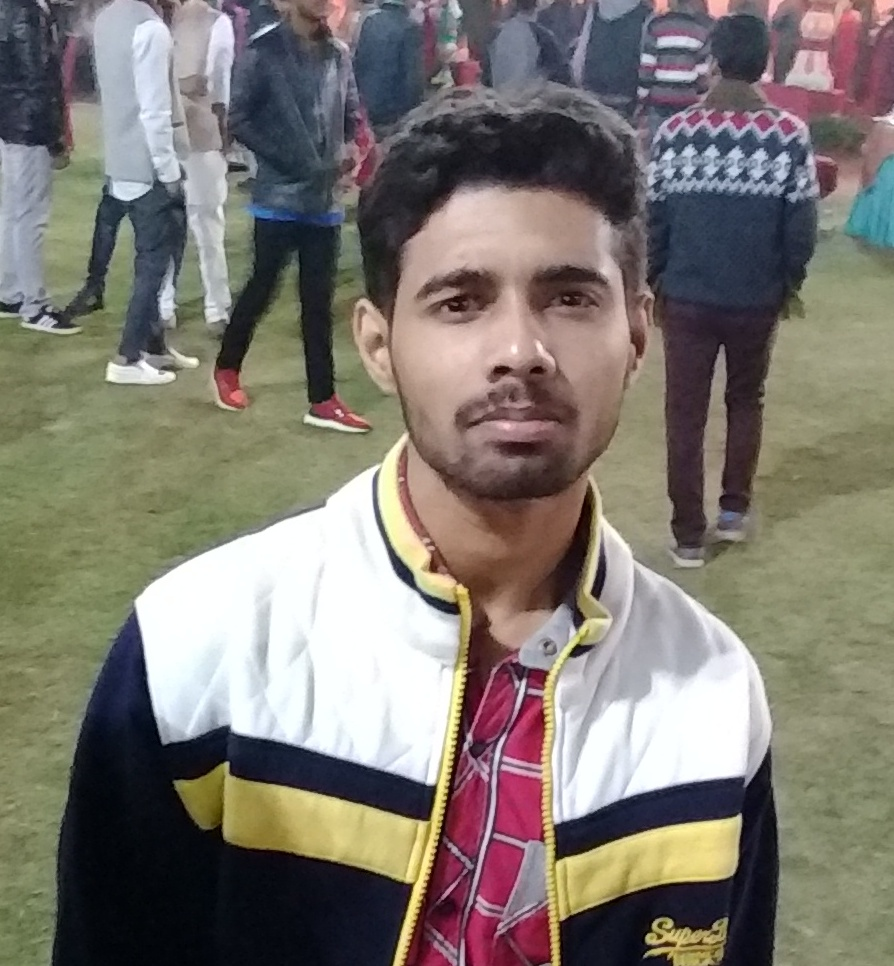
#> input picture Face_detection/image.jpg, 894 x 966 px
$ python Image_facedetection.py   (Python 2 division)
#> lines starting #> are read from the running program, lines starting #| are printed output that depends on the picture
import cv2
import numpy as np
face_cascade= cv2.CascadeClassifier('haarcascade_frontalface_default.xml')

pic= cv2.imread('image.jpg')
#> pic is the input picture: shape (966, 894, 3); mean B, G, R 112.4, 119.8, 125.6
scale_factor=1.3
while 1:
    faces = face_cascade.detectMultiScale(pic, scale_factor, 5)
#> faces = [[357, 176, 322, 322]]

    for(x,y,w,h) in faces:
        cv2.rectangle(pic, (x,y), (x+w,y+h), (255,0,0),2)
        font= cv2.FONT_HERSHEY_SIMPLEX
        cv2.putText(pic, 'abhi', (x,y), font, 2, (255,255,255),2, cv2.LINE_AA)

        print 'Number of Faces found {}'.format(len(faces))
        cv2.imshow('face',pic)
        k= cv2.waitKey(30)& 0xff
        if k==2:
            break
#> this loop made 1 pass; (key Esc is pressed on pass 1)
#> (x, y, w, h, font) on pass 1: (357, 176, 322, 322, 0)
#| Number of Faces found 1
#> pass 1, `cv2.imshow('face',pic)`:
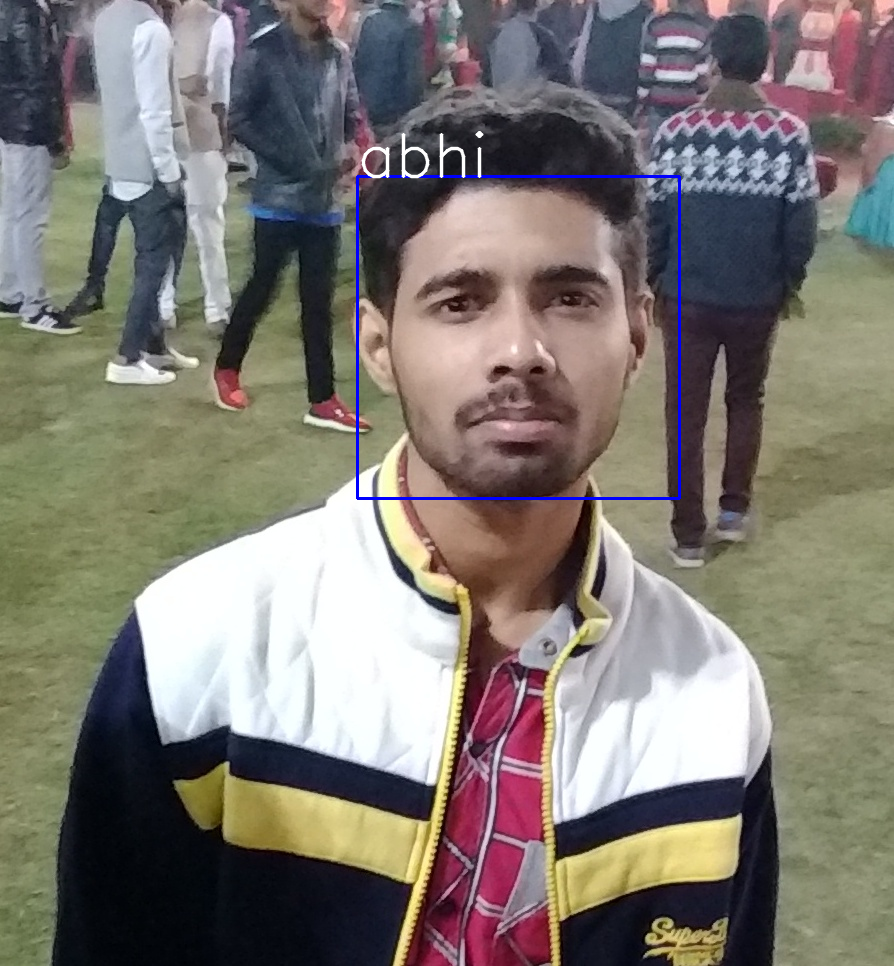
#> window 'face': shape (966, 894, 3); mean B, G, R 113.4, 119.7, 125.4
cv2.destroyAllWindows()
